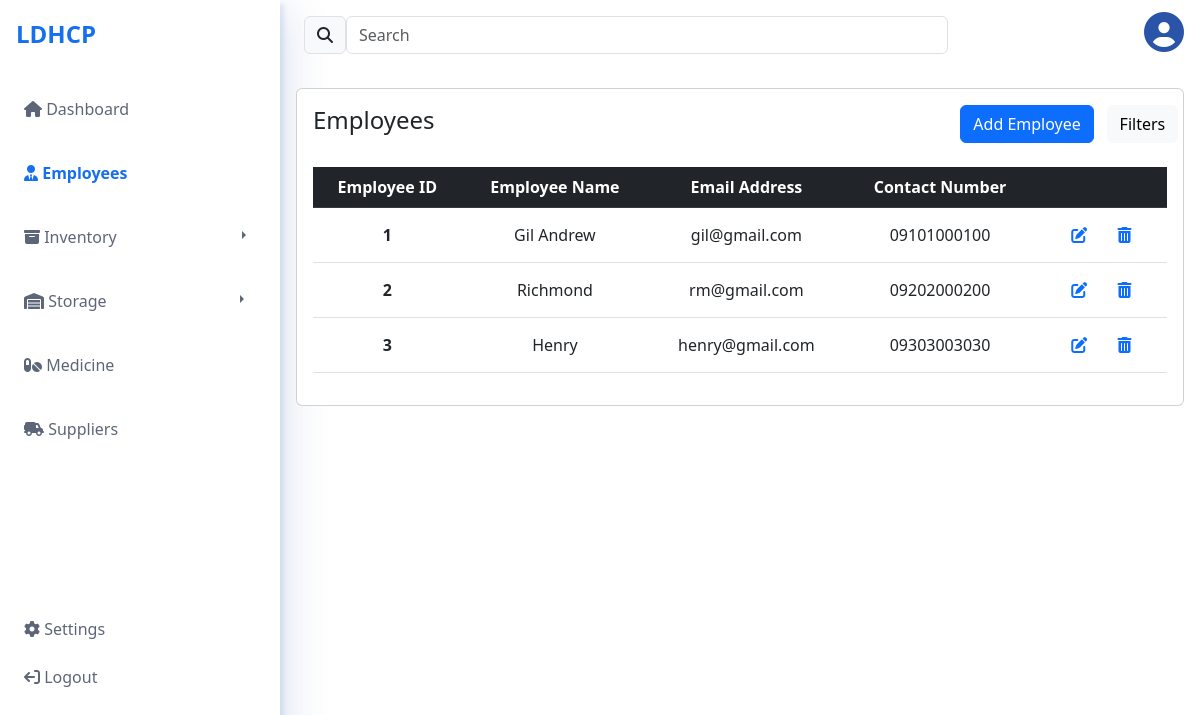
Page /employee (signed in) on the committed database.
### website/models.py (models this page shows)
class Employee(db.Model):
    employee_id = db.Column(db.Integer, primary_key=True)
    employee_name = db.Column(db.String(70), nullable=False)
    employee_contact_no = db.Column(db.String(13), nullable=False, unique=True)
    employee_email = db.Column(db.String(50), nullable=False, unique=True)
    disposal = db.relationship('Disposal')
    inventory = db.relationship('Inventory')
    returns = db.relationship('Returns')
    restock = db.relationship('Restock')

### website/views.py (the view)
@views.route('/employee')
@login_required
def employee():
    employees = Employee.query.all()
    return render_template("employee.html", user=current_user, employees=employees)

### website/__init__.py (called while the page is built)
def create_app():
    app = Flask(__name__)
    app.config['SECRET_KEY'] = 'ldhcp-project'
    app.config['SQLALCHEMY_DATABASE_URI'] = f'sqlite:///{DB_NAME}'
    db.init_app(app)
    from .views import views
    from .auth import auth
    app.register_blueprint(views, url_prefix="/")
    app.register_blueprint(auth, url_prefix="/")
    from .models import Authentication
    create_database(app)
    login_manager = LoginManager()
    login_manager.login_view = 'auth.login'
    login_manager.init_app(app)
    @login_manager.user_loader
    def load_user(id):
        return Authentication.query.get(int(id))
    return app

### website/templates/employee.html (shortened to what this page needs)
{% extends "views-base.html" %}{% block title %}LDHCP Employees{% endblock %}
{% block content %}
        <div class="sidebar" id="side_nav">
            <div class="header-box px-2 pt-3 pb-4 d-flex justify-content-between">
                <h1 class="fs-4 fw-bold pt-1 ps-2"><span class="text-logo">LDHCP</span></h1>
            </div>
            <ul class="list-unstyled px-2">
                <li class=""><a href="/dashboard" id="dashboard" class="text-decoration-none px-3 py-3 d-block"><i class="fa-solid fa-house"></i> Dashboard</a></li>
                <li class="active"><a href="/employee" id="employee" class="text-decoration-none px-3 py-3 mt-2 d-block"><i class="fa-solid fa-user-tie"></i> Employees</a></li>
                <div class="btn-group dropend">
                    <button type="button" class="btn btn-secondary" id="sidebar-btn">
                        <a href="/inventory" class="text-decoration-none px-3 py-3 mt-2 d-block" id="inv-txt"><i class="fa-solid fa-box-archive"></i> Inventory</a>
                    </button>
                    <button type="button" class="btn btn-secondary dropdown-toggle dropdown-toggle-split" data-bs-toggle="dropdown" aria-expanded="false" id="sidebar-btn-toggle">
                    </button>
                </div>
                <div class="btn-group dropend">
                    <button type="button" class="btn btn-secondary" id="sidebar-btn">
                        <a href="/storage" class="text-decoration-none px-3 py-3 mt-2 d-block" id="storage-txt"><i class="fa-solid fa-warehouse"></i> Storage</a>
                    </button>
                    <button type="button" class="btn btn-secondary dropdown-toggle dropdown-toggle-split" data-bs-toggle="dropdown" aria-expanded="false" id="sidebar-btn-toggle">
                    </button>
                </div>
                <li class=""><a href="/medicine" id="medicine" class="text-decoration-none px-3 py-3 mt-2 d-block"><i class="fa-solid fa-pills"></i> Medicine</a></li>
                <li class=""><a href="/suppliers" id="suppliers" class="text-decoration-none px-3 py-3 mt-2 d-block"><i class="fa-solid fa-truck-field"></i> Suppliers</a></li>
                <br><br><br><br>
                <li class=""><a href="/settings" id="settings" class="text-decoration-none px-3 py-3 mt-5 d-block"><i class="fa-solid fa-gear"></i> Settings</a></li>
                <li class=""><a href="/logout" id="logout" class="text-decoration-none px-3 py-1 mt-1 d-block"><i class="fa-solid fa-arrow-right-from-bracket fa-flip-horizontal"></i> Logout</a></li>
            </ul>
        </div>
        <div class="content">
            <div class="row px-3">
                <div class="col-4 col-sm-4 col-md-5 col-lg-7 col-xl-9">
                    <div class="d-flex justify-content-between px-2 py-3">
                        <span class="input-group-text" id="basic-addon1"><i class="fa-solid fa-magnifying-glass"></i></span>
                        <input type="text" class="form-control" placeholder="Search" aria-label="Username" aria-describedby="basic-addon1">
                    </div>
                </div>
                <div class="col-8 col-sm-8 col-md-7 col-lg-5 col-xl-3 py-2">
                    <h1 class="circle-user-container"><i class="fa-solid fa-circle-user" id="user-logo-close" onclick="toggleUserProfile()"></i></h1>
                </div>
            </div>
            <div class="row g-3 px-3 py-3">
                <div class="col-12 col-lg-12">
                    <div class="card" id="table-card">
                        <div class="card-body">
                            <div class="row">
                                <div class="col-lg-8 d-flex align-items-center">
                                    <h6 class="card-title text-center fs-4">Employees</h6>
                                </div>
                                <div class="col-lg-3">
                                    <div class="d-grid justify-content-end">
                                        <button type="button" class="btn btn-primary btn-md" data-bs-toggle="modal" data-bs-target="#addEmployeeModal">Add Employee</button>
                                    </div>
                                </div>
                                <div class="col-lg-1">
                                    <div class="d-grid justify-content-center">
                                        <button type="button" class="btn btn-light">Filters</button>
                                    </div>
                                </div>
                            </div>
                            <div class="row">
                                <div class="table-responsive overflow-scroll">
                                    <table class="table align-middle table-hover">
                                        <thead class="table-dark"><br>
                                            <tr class="table-header fw-semibold text-center">
                                                <th scope="col">Employee ID</th>
                                                <th scope="col">Employee Name</th>
                                                <th scope="col">Email Address</th>
                                                <th scope="col">Contact Number</th>
                                                <th scope="col"></th>
                                            </tr>
                                        </thead>
                                        <tbody>
                                            {% for employee in employees %}
                                            <tr class="table-data align-middle text-center">
                                                <td class="fw-bold" scope="row">{{ employee.employee_id }}</td>
                                                <td>{{ employee.employee_name }}</td>
                                                <td>{{ employee.employee_email }}</td>
                                                <td>{{ employee.employee_contact_no }}</td>
                                                <td>
                                                    <a href="#" class="btn btn-link edit-btn" data-bs-toggle="modal" data-bs-target="#editEmployeeModal{{ employee.employee_id }}">
                                                        <i class="fas fa-edit"></i>
                                                    </a>
                                                    <form action="/delete_employee/{{ employee.employee_id }}" method="POST" style="display: inline;">
                                                        <button type="submit" class="btn btn-link delete-btn">
                                                            <i class="fas fa-trash-alt"></i>
                                                        </button>
                                                    </form>
                                                </td>
                                            </tr>
                                            {% endfor %}
                                        </tbody>
                                    </table>
                                </div>
                            </div>
                        </div>
                    </div>
                </div>
            </div>
        </div>
{% endblock %}

### website/templates/views-base.html (shortened to what this page needs)
<!DOCTYPE html>
<html lang="en">
<head>
    <link href="https://cdnjs.cloudflare.com/ajax/libs/font-awesome/6.4.0/css/all.min.css" rel="stylesheet">
    <link rel="stylesheet" href="{{ url_for('static', filename='main.css') }}">
    <link rel="stylesheet" href="{{ url_for('static', filename='page-dashboard.css') }}">
    <link rel="stylesheet" href="{{ url_for('static', filename='bootstrap.min.css') }}">
    <link rel="stylesheet" href="{{ url_for('static', filename='all.min.css') }}">
</head>
<body>
    <div class="main-container d-flex overflow-hidden">
        {% block content %}{% endblock %}
    </div>
</body>
</html>

### website/static/main.css (style rules this page uses)
body { background: #5D6679; font-family: sans-serif; }
#side_nav { background: #FFFFFF; min-width: 280px; max-width: 280px; transition: all 0.2s; box-shadow: 4px 4px 4px rgba(29, 75, 163, 0.1), 8px 8px 40px rgba(29, 75, 163, 0.15); min-height: 100vh; }
.text-logo { color:#1570EF; }
.content { min-height: 100vh; width: 100%; }
.sidebar li.active a, .sidebar li.active a:hover { color: #1570EF; font-weight: bold; }
.sidebar li a { color: #5D6679; }
#sidebar-btn { background: white; border: none; padding: 0px; }
#sidebar-btn-toggle { background: white; color: #5D6679; border: none; margin-left: 100px; }
#inv-txt { color: #5D6679; }
#storage-txt { color: #5D6679; margin-right: 8px; }
.circle-user-container { text-align: right; }
#user-logo-close { color: #1D4BA3F2; font-size: 40px; cursor: pointer; }

### rows in the picture
Employee: employee_id "1", employee_name "Gil Andrew", employee_email "gil@gmail.com", employee_contact_no "09101000100"
Employee: employee_id "2", employee_name "Richmond", employee_email "rm@gmail.com", employee_contact_no "09202000200"
Employee: employee_id "3", employee_name "Henry", employee_email "henry@gmail.com", employee_contact_no "09303003030"
